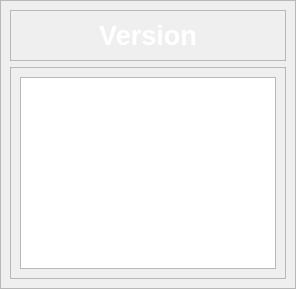
         <widget class="QWidget" name="appVersionPage">
          <layout class="QVBoxLayout" name="verticalLayout_17">
           <property name="spacing">
            <number>0</number>
           </property>
           <property name="leftMargin">
            <number>0</number>
           </property>
           <property name="topMargin">
            <number>0</number>
           </property>
           <property name="rightMargin">
            <number>0</number>
           </property>
           <property name="bottomMargin">
            <number>0</number>
           </property>
           <item>
            <widget class="QFrame" name="frame_15">
             <property name="frameShape">
              <enum>QFrame::StyledPanel</enum>
             </property>
             <property name="frameShadow">
              <enum>QFrame::Raised</enum>
             </property>
             <layout class="QVBoxLayout" name="verticalLayout_23">
              <item alignment="Qt::AlignTop">
               <widget class="QFrame" name="frame_16">
                <property name="frameShape">
                 <enum>QFrame::StyledPanel</enum>
                </property>
                <property name="frameShadow">
                 <enum>QFrame::Raised</enum>
                </property>
                <layout class="QVBoxLayout" name="verticalLayout_24">
                 <item>
                  <widget class="QLabel" name="label_10">
                   <property name="font">
                    <font>
                     <pointsize>20</pointsize>
                     <weight>75</weight>
                     <bold>true</bold>
                     <underline>false</underline>
                    </font>
                   </property>
                   <property name="styleSheet">
                    <string notr="true">color:#fff;</string>
                   </property>
                   <property name="text">
                    <string>Version</string>
                   </property>
                   <property name="alignment">
                    <set>Qt::AlignCenter</set>
                   </property>
                  </widget>
                 </item>
                </layout>
               </widget>
              </item>
              <item>
               <widget class="QFrame" name="frame_17">
                <property name="sizePolicy">
                 <sizepolicy hsizetype="Preferred" vsizetype="Expanding">
                  <horstretch>0</horstretch>
                  <verstretch>0</verstretch>
                 </sizepolicy>
                </property>
                <property name="frameShape">
                 <enum>QFrame::StyledPanel</enum>
                </property>
                <property name="frameShadow">
                 <enum>QFrame::Raised</enum>
                </property>
                <layout class="QVBoxLayout" name="verticalLayout_25">
                 <item>
                  <widget class="QTextEdit" name="textEdit_2">
                   <property name="font">
                    <font>
                     <pointsize>16</pointsize>
                    </font>
                   </property>
                   <property name="layoutDirection">
                    <enum>Qt::LeftToRight</enum>
                   </property>
                   <property name="styleSheet">
                    <string notr="true">color:#fff;</string>
                   </property>
                   <property name="html">
                    <string>&lt;!DOCTYPE HTML PUBLIC &quot;-//W3C//DTD HTML 4.0//EN&quot; &quot;http://www.w3.org/TR/REC-html40/strict.dtd&quot;&gt;
&lt;html&gt;&lt;head&gt;&lt;meta name=&quot;qrichtext&quot; content=&quot;1&quot; /&gt;&lt;style type=&quot;text/css&quot;&gt;
p, li { white-space: pre-wrap; }
&lt;/style&gt;&lt;/head&gt;&lt;body style=&quot; font-family:'MS Shell Dlg 2'; font-size:16pt; font-weight:400; font-style:normal;&quot;&gt;
&lt;p style=&quot; margin-top:0px; margin-bottom:0px; margin-left:0px; margin-right:0px; -qt-block-indent:0; text-indent:0px;&quot;&gt;&lt;span style=&quot; font-size:18pt;&quot;&gt;- You are running V1.0.0&lt;/span&gt;&lt;/p&gt;&lt;/body&gt;&lt;/html&gt;</string>
                   </property>
                  </widget>
                 </item>
                </layout>
               </widget>
              </item>
             </layout>
            </widget>
           </item>
          </layout>
         </widget>
